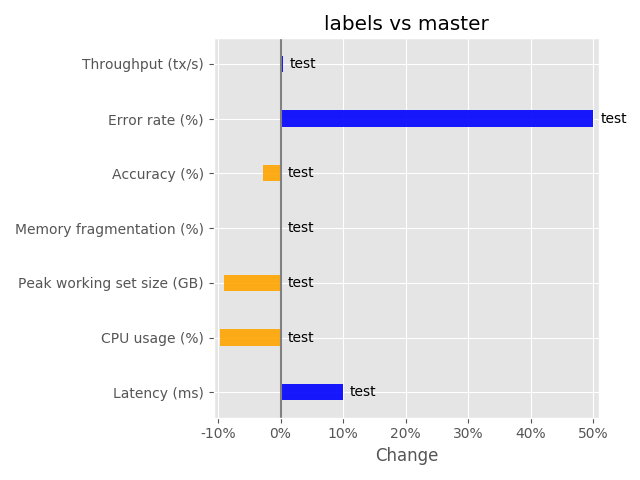
#> input picture cimetrics/image2019-08-14 20:12:10.915251.png, 640 x 480 px
$ python stack.py 'image2019-08-14 20:12:10.915251.png'
#> lines starting #> are read from the running program, lines starting #| are printed output that depends on the picture
import sys
from PIL import Image


def stack_vertically(img_paths):
    imgs = [Image.open(path) for path in img_paths]
#> imgs = 1 item
    stacked_width = max(img.width for img in imgs)
#> stacked_width = 640
    padding = 1
    stacked_height = sum(img.height for img in imgs) + padding * (len(imgs) - 1)
#> stacked_height = 480
    stacked_img = Image.new("RGB", (stacked_width, stacked_height), (208, 215, 222))
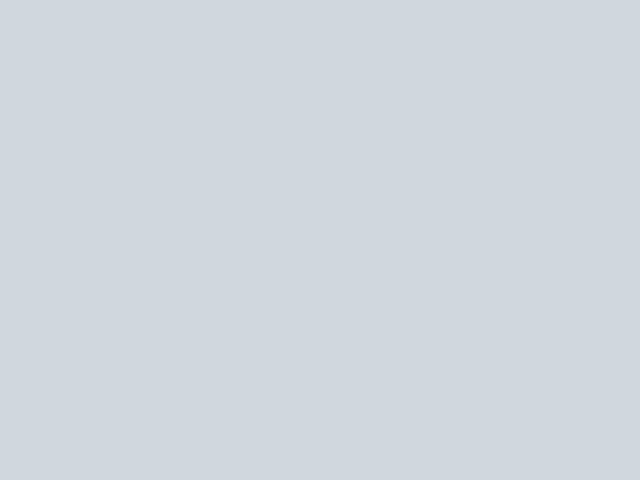
#> stacked_img: PIL image 640x480 RGB; mean R, G, B 208, 215, 222
    yedge = 0
    for img in imgs:
        stacked_img.paste(img, (0, yedge))
        yedge += img.height + padding
#> this loop made 1 pass
#> yedge on pass 1: 481
#> after the loop, yedge = 481
    return stacked_img


if __name__ == "__main__":
    stack_vertically(sys.argv[1:]).save("stacked.png")
